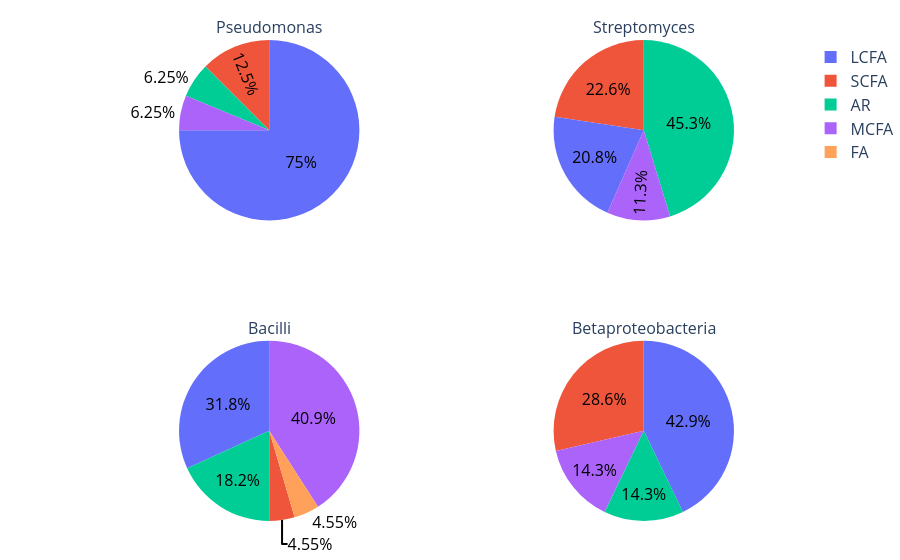

Notebook code for this chart:
### Code cell
from plotly.subplots import make_subplots
import plotly.graph_objects as go

groups = {
    "Pseudomonas":        taxonomy_df[taxonomy_df["genus"] == "Pseudomonas"],
    "Streptomyces":       taxonomy_df[taxonomy_df["genus"] == "Streptomyces"],
    "Bacilli":            taxonomy_df[taxonomy_df["class"] == "Bacilli"],
    "Betaproteobacteria": taxonomy_df[taxonomy_df["class"] == "Betaproteobacteria"],
}

fig = make_subplots(
    rows=2, cols=2,
    specs=[[{"type": "pie"}] * 2] * 2,
    subplot_titles=list(groups.keys()),
)

for (row, col), (name, group_df) in zip([(1,1),(1,2),(2,1),(2,2)], groups.items()):
    counts = group_df["starter_category"].value_counts()
    fig.add_trace(
        go.Pie(labels=counts.index, values=counts.values, name=name,
               textfont=dict(color="black", size=16)),
        row=row, col=col,
    )

fig.update_layout(
    margin=dict(t=40, l=0, r=0, b=0),
    font=dict(size=16),
)
fig.show()

### Figure 1 — Plotly figure (JSON) as saved in the notebook; plotly's stock layout.template omitted (floating-point values rounded to 4 significant figures)
{"data": [{"domain": {"x": [0, 0.45], "y": [0.625, 1]}, "labels": ["LCFA", "SCFA", "AR", "MCFA"], "name": "Pseudomonas", "textfont": {"color": "black", "size": 16}, "type": "pie", "values": [24, 4, 2, 2]}, {"domain": {"x": [0.55, 1], "y": [0.625, 1]}, "labels": ["AR", "SCFA", "LCFA", "MCFA"], "name": "Streptomyces", "textfont": {"color": "black", "size": 16}, "type": "pie", "values": [24, 12, 11, 6]}, {"domain": {"x": [0, 0.45], "y": [0, 0.375]}, "labels": ["MCFA", "LCFA", "AR", "SCFA", "FA"], "name": "Bacilli", "textfont": {"color": "black", "size": 16}, "type": "pie", "values": [9, 7, 4, 1, 1]}, {"domain": {"x": [0.55, 1], "y": [0, 0.375]}, "labels": ["LCFA", "SCFA", "MCFA", "AR"], "name": "Betaproteobacteria", "textfont": {"color": "black", "size": 16}, "type": "pie", "values": [9, 6, 3, 3]}], "layout": {"annotations": [{"font": {"size": 16}, "showarrow": false, "text": "Pseudomonas", "x": 0.225, "xanchor": "center", "xref": "paper", "y": 1, "yanchor": "bottom", "yref": "paper"}, {"font": {"size": 16}, "showarrow": false, "text": "Streptomyces", "x": 0.775, "xanchor": "center", "xref": "paper", "y": 1, "yanchor": "bottom", "yref": "paper"}, {"font": {"size": 16}, "showarrow": false, "text": "Bacilli", "x": 0.225, "xanchor": "center", "xref": "paper", "y": 0.375, "yanchor": "bottom", "yref": "paper"}, {"font": {"size": 16}, "showarrow": false, "text": "Betaproteobacteria", "x": 0.775, "xanchor": "center", "xref": "paper", "y": 0.375, "yanchor": "bottom", "yref": "paper"}], "font": {"size": 16}, "margin": {"b": 0, "l": 0, "r": 0, "t": 40}}}
